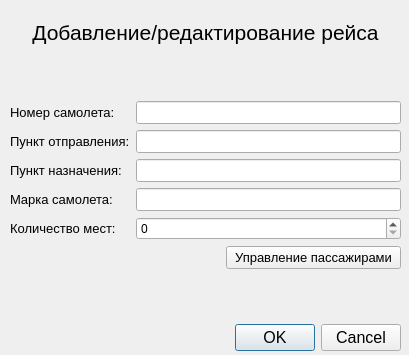
<?xml version="1.0" encoding="UTF-8"?>
<ui version="4.0">
 <class>Dialog_AddRace</class>
 <widget class="QDialog" name="Dialog_AddRace">
  <property name="geometry">
   <rect>
    <x>0</x>
    <y>0</y>
    <width>409</width>
    <height>355</height>
   </rect>
  </property>
  <property name="windowTitle">
   <string>Dialog</string>
  </property>
  <widget class="QWidget" name="">
   <property name="geometry">
    <rect>
     <x>10</x>
     <y>20</y>
     <width>391</width>
     <height>331</height>
    </rect>
   </property>
   <layout class="QGridLayout" name="gridLayout">
    <item row="0" column="0" colspan="4">
     <widget class="QLabel" name="mainLabel">
      <property name="font">
       <font>
        <pointsize>16</pointsize>
       </font>
      </property>
      <property name="text">
       <string>Добавление/редактирование рейса</string>
      </property>
      <property name="alignment">
       <set>Qt::AlignCenter</set>
      </property>
     </widget>
    </item>
    <item row="7" column="0">
     <widget class="QLabel" name="labelError">
      <property name="font">
       <font>
        <pointsize>10</pointsize>
       </font>
      </property>
      <property name="styleSheet">
       <string notr="true">QLabel { color: rgb(240, 0, 0); }</string>
      </property>
      <property name="text">
       <string/>
      </property>
      <property name="alignment">
       <set>Qt::AlignCenter</set>
      </property>
     </widget>
    </item>
    <item row="9" column="0" colspan="4">
     <widget class="QDialogButtonBox" name="buttonBox">
      <property name="font">
       <font>
        <pointsize>12</pointsize>
       </font>
      </property>
      <property name="standardButtons">
       <set>QDialogButtonBox::Cancel|QDialogButtonBox::Ok</set>
      </property>
     </widget>
    </item>
    <item row="6" column="0">
     <widget class="QLabel" name="countSeats">
      <property name="font">
       <font>
        <pointsize>10</pointsize>
       </font>
      </property>
      <property name="text">
       <string>Количество мест:</string>
      </property>
     </widget>
    </item>
    <item row="5" column="0">
     <widget class="QLabel" name="mark">
      <property name="font">
       <font>
        <pointsize>10</pointsize>
       </font>
      </property>
      <property name="text">
       <string>Марка самолета:</string>
      </property>
     </widget>
    </item>
    <item row="4" column="0">
     <widget class="QLabel" name="arrival">
      <property name="font">
       <font>
        <pointsize>10</pointsize>
       </font>
      </property>
      <property name="text">
       <string>Пункт назначения:</string>
      </property>
     </widget>
    </item>
    <item row="3" column="0">
     <widget class="QLabel" name="departure">
      <property name="font">
       <font>
        <pointsize>10</pointsize>
       </font>
      </property>
      <property name="text">
       <string>Пункт отправления:</string>
      </property>
     </widget>
    </item>
    <item row="2" column="0">
     <widget class="QLabel" name="number">
      <property name="font">
       <font>
        <pointsize>10</pointsize>
       </font>
      </property>
      <property name="text">
       <string>Номер самолета:</string>
      </property>
     </widget>
    </item>
    <item row="1" column="1">
     <spacer name="verticalSpacer">
      <property name="orientation">
       <enum>Qt::Vertical</enum>
      </property>
      <property name="sizeHint" stdset="0">
       <size>
        <width>20</width>
        <height>40</height>
       </size>
      </property>
     </spacer>
    </item>
    <item row="8" column="1">
     <spacer name="verticalSpacer_2">
      <property name="orientation">
       <enum>Qt::Vertical</enum>
      </property>
      <property name="sizeHint" stdset="0">
       <size>
        <width>20</width>
        <height>40</height>
       </size>
      </property>
     </spacer>
    </item>
    <item row="7" column="2" colspan="2">
     <widget class="QPushButton" name="buttonEditWagons">
      <property name="font">
       <font>
        <pointsize>10</pointsize>
       </font>
      </property>
      <property name="text">
       <string>Управление пассажирами</string>
      </property>
     </widget>
    </item>
    <item row="2" column="1" colspan="3">
     <widget class="QLineEdit" name="edit_number">
      <property name="font">
       <font>
        <pointsize>10</pointsize>
       </font>
      </property>
     </widget>
    </item>
    <item row="3" column="1" colspan="3">
     <widget class="QLineEdit" name="edit_departure">
      <property name="font">
       <font>
        <pointsize>10</pointsize>
       </font>
      </property>
     </widget>
    </item>
    <item row="4" column="1" colspan="3">
     <widget class="QLineEdit" name="edit_arrival">
      <property name="font">
       <font>
        <pointsize>10</pointsize>
       </font>
      </property>
     </widget>
    </item>
    <item row="5" column="1" colspan="3">
     <widget class="QLineEdit" name="edit_mark">
      <property name="font">
       <font>
        <pointsize>10</pointsize>
       </font>
      </property>
     </widget>
    </item>
    <item row="6" column="1" colspan="3">
     <widget class="QSpinBox" name="edit_countSeats"/>
    </item>
   </layout>
  </widget>
 </widget>
 <resources/>
 <connections>
  <connection>
   <sender>buttonBox</sender>
   <signal>accepted()</signal>
   <receiver>Dialog_AddRace</receiver>
   <slot>accept()</slot>
   <hints>
    <hint type="sourcelabel">
     <x>193</x>
     <y>231</y>
    </hint>
    <hint type="destinationlabel">
     <x>193</x>
     <y>126</y>
    </hint>
   </hints>
  </connection>
  <connection>
   <sender>buttonBox</sender>
   <signal>rejected()</signal>
   <receiver>Dialog_AddRace</receiver>
   <slot>reject()</slot>
   <hints>
    <hint type="sourcelabel">
     <x>193</x>
     <y>231</y>
    </hint>
    <hint type="destinationlabel">
     <x>193</x>
     <y>126</y>
    </hint>
   </hints>
  </connection>
 </connections>
</ui>
